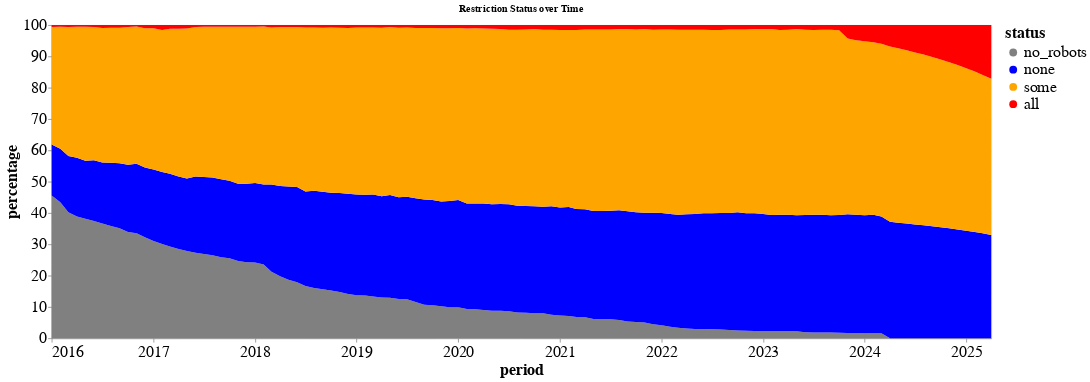
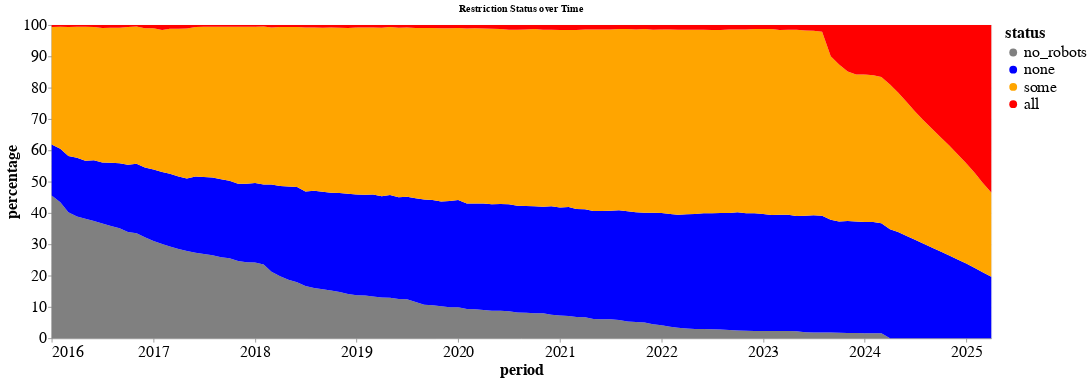
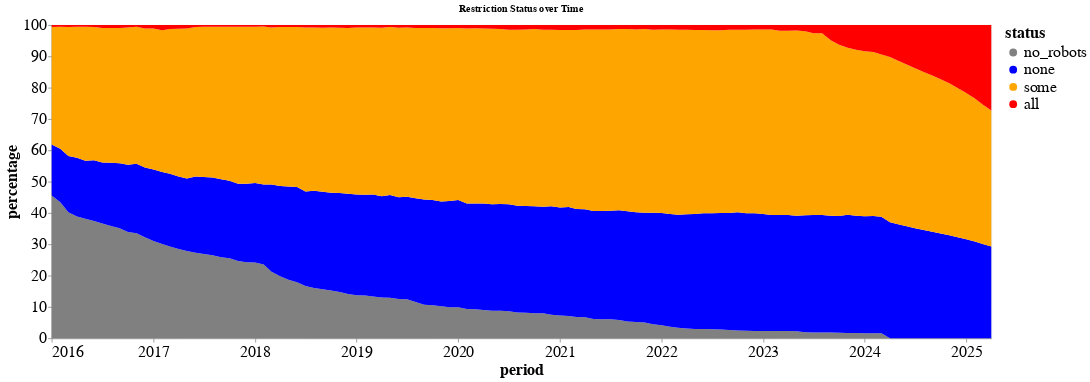
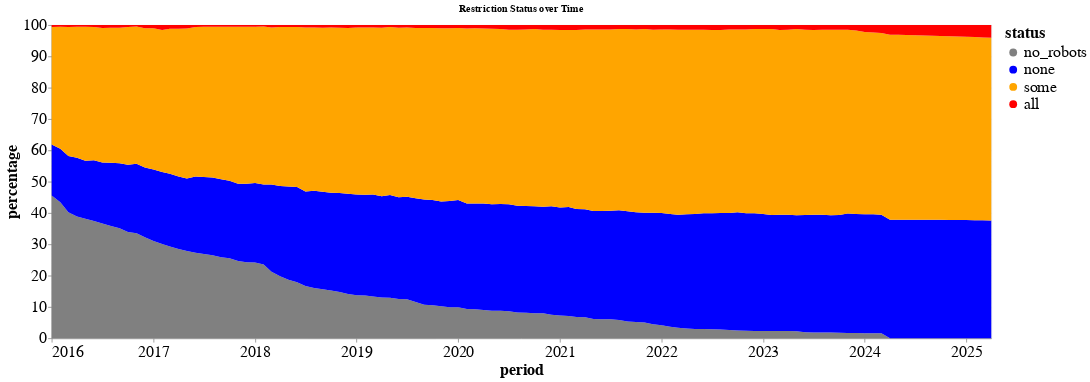

The code cell stored with these charts, in order, in its notebook:
### Markdown cell above
### Run Forecasts

### Code cell
def analyze_robots(df, analysis_type, lags, seasonal_order=None, display=False):
    """
    Analyzes robot data for different agents using specified forecasting methods.

    Parameters:
    - analysis_type (str): Type of analysis to perform. Options are 'autoregression', 'prophet', 'arima', 'sarima'.
    - lags (list): List of lag values to be used in the forecasting models.
    - seasonal_order (tuple, optional): Seasonal order parameters for SARIMA model. Default is None.
    - display (bool, optional): If True, displays the predicted DataFrame. Default is False.

    Returns:
    - None: Displays the chart for each agent.
    """
    agents = df['agent'].unique()
    
    for agent in agents:
        print(f"CHOSEN_CORPUS: {CHOSEN_CORPUS}")
        print(f"AGENT: {agent}")
        
        if analysis_type == 'autoregression':
            chart, predicted_df = forecast_and_plot(df, agent, lags)
        elif analysis_type == 'prophet':
            chart = forecast_and_plot_prophet(df, agent, lags)
        elif analysis_type == 'arima':
            chart = forecast_and_plot_arima(df, agent, lags)
        elif analysis_type == 'sarima':
            chart = forecast_and_plot_sarima(df, agent, lags, seasonal_order)
        else:
            raise ValueError("Invalid analysis type specified.")
        
        if display & (analysis_type == 'autoregression'):
            display(predicted_df)
        chart.show()

# Example usage:
df_to_analyze = robots_temporal_head_summary  # or robots_temporal_rand_summary
analyze_robots(df_to_analyze, analysis_type='autoregression', lags=[1, 3, 6, 9])

### Figure 1 — Vega-Lite specification as saved in the notebook (floating-point values rounded to 4 significant figures; data arrays with more than 128 entries replaced by an {"elided": "..."} marker saying what was removed)
{"config": {"view": {"continuousWidth": 300, "continuousHeight": 300}, "axis": {"domain": true, "labelFont": "sans-serif", "labelFontSize": 20, "titleFont": "sans-serif", "titleFontSize": 20}, "axisX": {"domain": true, "format": "%Y", "labelAngle": 0, "labelExpr": "timeFormat(datum.value, '%Y')", "tickCount": "year"}, "axisY": {"domain": true, "format": ".0f", "labelExpr": "datum.value * 100"}, "legend": {"labelFont": "sans-serif", "labelFontSize": 20, "titleFont": "sans-serif", "titleFontSize": 20}}, "data": {"name": "data-2828c74740266ddabbb93f8356ec5004"}, "mark": {"type": "area"}, "encoding": {"color": {"field": "status", "scale": {"domain": ["no_robots", "none", "some", "all"], "range": ["gray", "blue", "orange", "red"]}, "title": "status", "type": "nominal"}, "order": {"field": "order", "type": "quantitative"}, "x": {"axis": {"format": "%Y", "title": "period"}, "field": "period", "type": "temporal"}, "y": {"axis": {"format": ".0f", "title": "percentage"}, "field": "percentage", "scale": {"domain": [0, 1]}, "type": "quantitative"}}, "height": 400, "title": "Restriction Status over Time", "width": 1200, "$schema": "https://vega.github.io/schema/vega-lite/v5.17.0.json", "datasets": {"data-2828c74740266ddabbb93f8356ec5004": {"elided": "448 records"}}}

### Figure 2 — Vega-Lite specification as saved in the notebook (floating-point values rounded to 4 significant figures; data arrays with more than 128 entries replaced by an {"elided": "..."} marker saying what was removed)
{"config": {"view": {"continuousWidth": 300, "continuousHeight": 300}, "axis": {"domain": true, "labelFont": "sans-serif", "labelFontSize": 20, "titleFont": "sans-serif", "titleFontSize": 20}, "axisX": {"domain": true, "format": "%Y", "labelAngle": 0, "labelExpr": "timeFormat(datum.value, '%Y')", "tickCount": "year"}, "axisY": {"domain": true, "format": ".0f", "labelExpr": "datum.value * 100"}, "legend": {"labelFont": "sans-serif", "labelFontSize": 20, "titleFont": "sans-serif", "titleFontSize": 20}}, "data": {"name": "data-cfea55747a9a3db5b3a95783d2e9a0d8"}, "mark": {"type": "area"}, "encoding": {"color": {"field": "status", "scale": {"domain": ["no_robots", "none", "some", "all"], "range": ["gray", "blue", "orange", "red"]}, "title": "status", "type": "nominal"}, "order": {"field": "order", "type": "quantitative"}, "x": {"axis": {"format": "%Y", "title": "period"}, "field": "period", "type": "temporal"}, "y": {"axis": {"format": ".0f", "title": "percentage"}, "field": "percentage", "scale": {"domain": [0, 1]}, "type": "quantitative"}}, "height": 400, "title": "Restriction Status over Time", "width": 1200, "$schema": "https://vega.github.io/schema/vega-lite/v5.17.0.json", "datasets": {"data-cfea55747a9a3db5b3a95783d2e9a0d8": {"elided": "448 records"}}}

### Figure 3 — Vega-Lite specification as saved in the notebook (floating-point values rounded to 4 significant figures; data arrays with more than 128 entries replaced by an {"elided": "..."} marker saying what was removed)
{"config": {"view": {"continuousWidth": 300, "continuousHeight": 300}, "axis": {"domain": true, "labelFont": "sans-serif", "labelFontSize": 20, "titleFont": "sans-serif", "titleFontSize": 20}, "axisX": {"domain": true, "format": "%Y", "labelAngle": 0, "labelExpr": "timeFormat(datum.value, '%Y')", "tickCount": "year"}, "axisY": {"domain": true, "format": ".0f", "labelExpr": "datum.value * 100"}, "legend": {"labelFont": "sans-serif", "labelFontSize": 20, "titleFont": "sans-serif", "titleFontSize": 20}}, "data": {"name": "data-f0b448b651d6644d198778461f94d6ee"}, "mark": {"type": "area"}, "encoding": {"color": {"field": "status", "scale": {"domain": ["no_robots", "none", "some", "all"], "range": ["gray", "blue", "orange", "red"]}, "title": "status", "type": "nominal"}, "order": {"field": "order", "type": "quantitative"}, "x": {"axis": {"format": "%Y", "title": "period"}, "field": "period", "type": "temporal"}, "y": {"axis": {"format": ".0f", "title": "percentage"}, "field": "percentage", "scale": {"domain": [0, 1]}, "type": "quantitative"}}, "height": 400, "title": "Restriction Status over Time", "width": 1200, "$schema": "https://vega.github.io/schema/vega-lite/v5.17.0.json", "datasets": {"data-f0b448b651d6644d198778461f94d6ee": {"elided": "448 records"}}}

### Figure 4 — Vega-Lite specification as saved in the notebook (floating-point values rounded to 4 significant figures; data arrays with more than 128 entries replaced by an {"elided": "..."} marker saying what was removed)
{"config": {"view": {"continuousWidth": 300, "continuousHeight": 300}, "axis": {"domain": true, "labelFont": "sans-serif", "labelFontSize": 20, "titleFont": "sans-serif", "titleFontSize": 20}, "axisX": {"domain": true, "format": "%Y", "labelAngle": 0, "labelExpr": "timeFormat(datum.value, '%Y')", "tickCount": "year"}, "axisY": {"domain": true, "format": ".0f", "labelExpr": "datum.value * 100"}, "legend": {"labelFont": "sans-serif", "labelFontSize": 20, "titleFont": "sans-serif", "titleFontSize": 20}}, "data": {"name": "data-b82cc51a1b92d839a91d6fc4f3e3fc09"}, "mark": {"type": "area"}, "encoding": {"color": {"field": "status", "scale": {"domain": ["no_robots", "none", "some", "all"], "range": ["gray", "blue", "orange", "red"]}, "title": "status", "type": "nominal"}, "order": {"field": "order", "type": "quantitative"}, "x": {"axis": {"format": "%Y", "title": "period"}, "field": "period", "type": "temporal"}, "y": {"axis": {"format": ".0f", "title": "percentage"}, "field": "percentage", "scale": {"domain": [0, 1]}, "type": "quantitative"}}, "height": 400, "title": "Restriction Status over Time", "width": 1200, "$schema": "https://vega.github.io/schema/vega-lite/v5.17.0.json", "datasets": {"data-b82cc51a1b92d839a91d6fc4f3e3fc09": {"elided": "448 records"}}}
